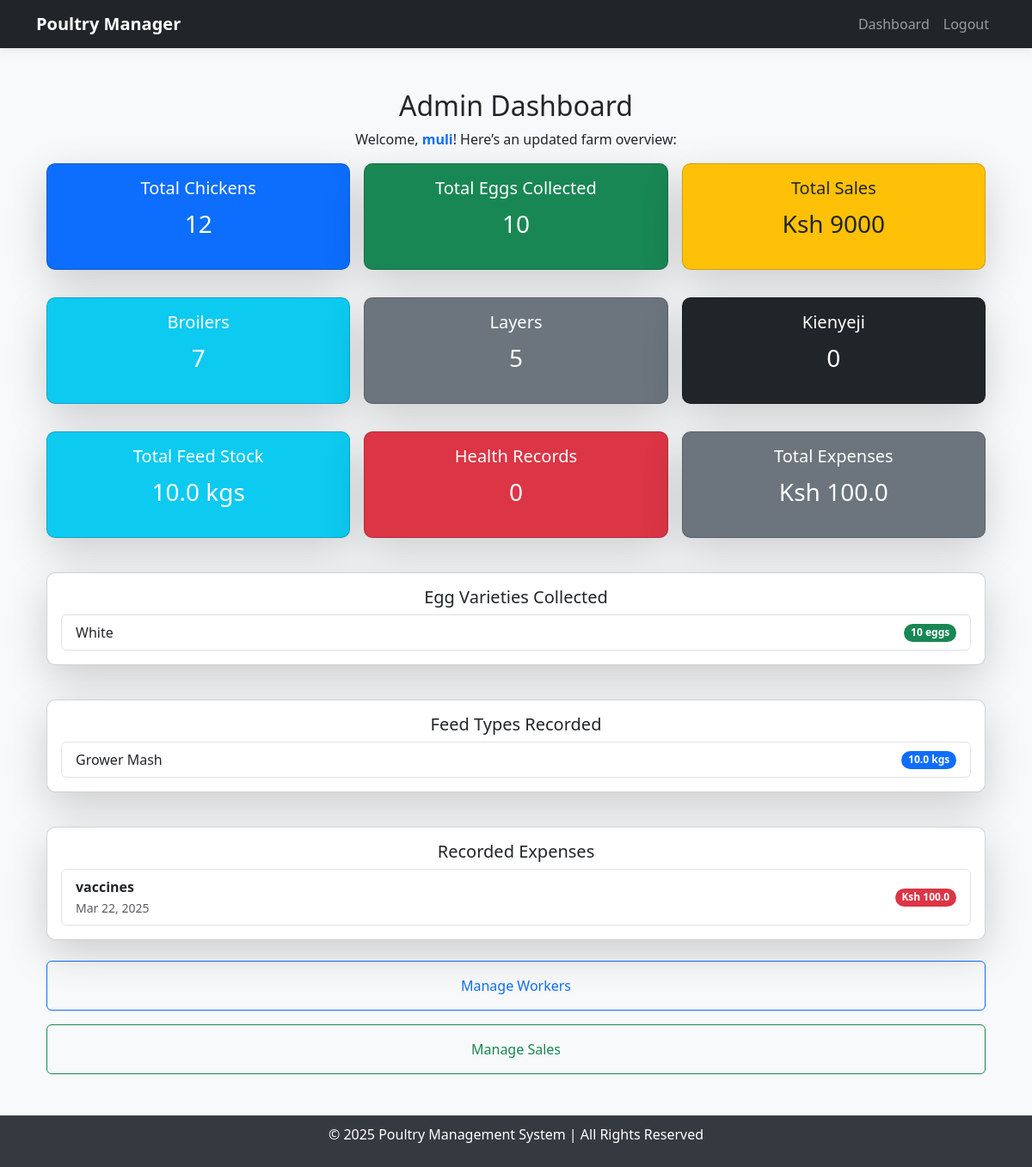
The page /admin_dashboard/ (signed in) on the database as committed earlier.
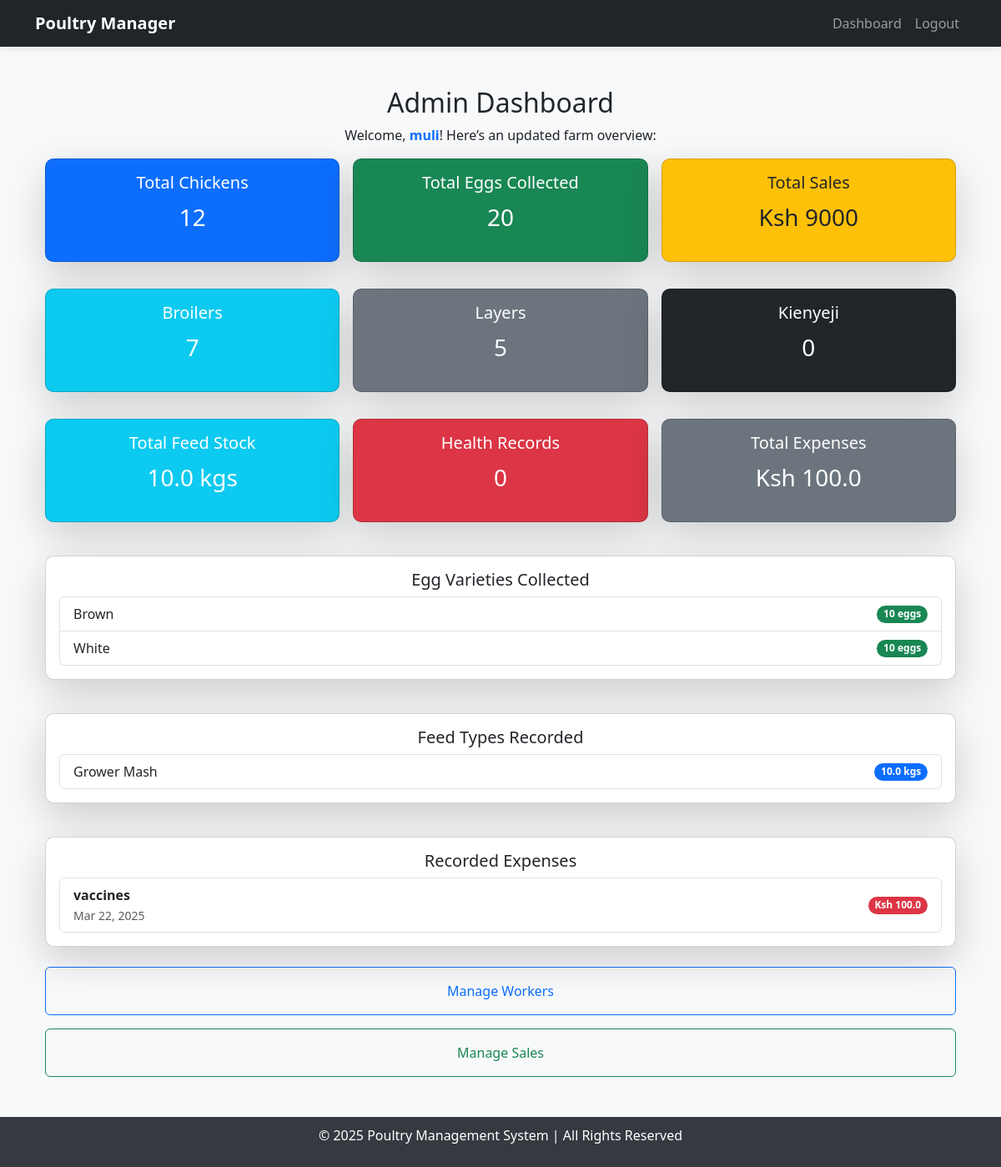
The same page on the database as committed later.
### poultry/models.py (models this page shows, shortened)
class Egg(models.Model):
    VARIETY_CHOICES = [
        ('white', 'White'),
        ('brown', 'Brown'),
        ('organic', 'Organic'),
        ('free_range', 'Free Range'),
    ]
    variety = models.CharField(max_length=20, choices=VARIETY_CHOICES,null=True, blank=True)
    quantity = models.PositiveIntegerField()
    price_per_egg = models.DecimalField(max_digits=10, decimal_places=2, null=True, blank=True)
    collected_date = models.DateField(auto_now_add=True)

class Feed(models.Model):
    FEED_CHOICES = [
        ('Starter Mash', 'Starter Mash'),
        ('Grower Mash', 'Grower Mash'),
        ('Layer Mash', 'Layer Mash'),
        ('Finisher Mash', 'Finisher Mash'),
        ('Other', 'Other'),
    ]
    name = models.CharField(max_length=100, choices=FEED_CHOICES, default='Other')
    custom_name = models.CharField(max_length=255, default="")
    quantity_kg = models.FloatField()
    remaining_kg = models.FloatField(default=0)
    date_purchased = models.DateField(null=True, blank=True)

class Expense(models.Model):
    description = models.CharField(max_length=200)
    amount = models.FloatField()
    related_sale = models.ForeignKey(Sale, on_delete=models.SET_NULL, null=True, blank=True)
    date = models.DateField(auto_now_add=True)

### poultry/views.py (the view)
# urls.py: path('admin_dashboard/', admin_dashboard, name='admin_dashboard'),
@login_required
def admin_dashboard(request):
    if not request.user.is_staff:
        messages.error(request, "Access Denied: You are not authorized to view this page.")
        return redirect('dashboard')
    chickens = Chicken.objects.values('category').annotate(total=Sum('quantity'))
    egg_counts = Egg.objects.values('variety').annotate(total=Sum('quantity'))
    total_chickens = sum(chicken['total'] for chicken in chickens)
    broiler_count = next((ch['total'] for ch in chickens if ch['category'] == 'Broiler'), 0)
    layers_count = next((ch['total'] for ch in chickens if ch['category'] == 'Layer'), 0)
    kienyeji_count = next((ch['total'] for ch in chickens if ch['category'] == 'Kienyeji'), 0)
    total_sales = Sale.objects.aggregate(total=Sum(F('price') * F('quantity')))['total'] or Decimal('0.0')
    total_feeds = Feed.objects.aggregate(total_used=Sum('quantity_kg'))['total_used'] or Decimal('0.0')
    feed_types = Feed.objects.values('name').annotate(total=Sum('quantity_kg'))
    total_expenses = Expense.objects.aggregate(total=Sum("amount"))["total"] or Decimal('0.0')
    total_expenses = Decimal(str(total_expenses))
    net_profit = total_sales - total_expenses
    context = {
        'username': request.user.username,
        'total_chickens': total_chickens,
        'chicken_types': chickens,
        'egg_counts': egg_counts,
        'broiler_count': broiler_count,
        'layers_count': layers_count,
        'kienyeji_count': kienyeji_count,
        'total_eggs': Egg.objects.aggregate(total=Sum('quantity'))['total'] or 0,
        'total_sales': total_sales,
        'total_feeds': total_feeds,
        'feed_types': feed_types,
        'total_expenses': total_expenses,
        'net_profit': net_profit,
        'chickens': Chicken.objects.all(),
        'eggs': Egg.objects.all(),
        'feeds': Feed.objects.all(),
        'sales': Sale.objects.all(),
        'expenses': Expense.objects.all(),
        'health_records': HealthRecord.objects.all(),
    }
    return render(request, 'poultry/admin_dashboard.html', context)

### poultry/templates/poultry/admin_dashboard.html (shortened to what the changed rows need)
{% extends 'base.html' %}
{% block content %}
<div class="container mt-4">
    <h2 class="text-center">Admin Dashboard</h2>
    <div class="row row-cols-1 row-cols-md-2 row-cols-lg-3 g-3">
        <div class="col">
            <div class="card bg-success text-white shadow-lg">
                <div class="card-body text-center">
                    <h5>Total Eggs Collected</h5>
                    <p class="fs-3">{{ total_eggs }}</p>
                </div>
            </div>
        </div>
    </div>
    <div class="row g-3 mt-4">
        <div class="col-12">
            <div class="card shadow-lg">
                <div class="card-body">
                    <ul class="list-group">
                        {% for egg in egg_counts %}
                            <li class="list-group-item d-flex justify-content-between align-items-center">
                                {{ egg.variety|title }}
                                <span class="badge bg-success rounded-pill">{{ egg.total }} eggs</span>
                            </li>
                        {% empty %}
                            <li class="list-group-item text-muted text-center">No egg data recorded</li>
                        {% endfor %}
                    </ul>
                </div>
            </div>
        </div>
    </div>
    <div class="row g-3 mt-4">
        <div class="col-12">
            <div class="card shadow-lg">
                <div class="card-body">
                    <ul class="list-group">
                        {% for feed in feed_types %}
                            <li class="list-group-item d-flex justify-content-between align-items-center">
                                {{ feed.name }}
                                <span class="badge bg-primary rounded-pill">{{ feed.total }} kgs</span>
                            </li>
                        {% empty %}
                            <li class="list-group-item text-muted text-center">No feed data recorded</li>
                        {% endfor %}
                    </ul>
                </div>
            </div>
        </div>
    </div>
    <div class="row g-3 mt-4">
        <div class="col-12">
            <div class="card shadow-lg">
                <div class="card-body">
                    <ul class="list-group">
                        {% for expense in expenses %}
                            <li class="list-group-item d-flex justify-content-between align-items-center">
                                <div>
                                    <strong>{{ expense.description }}</strong>
                                    <br>
                                    <small class="text-muted">{{ expense.date|date:"M d, Y" }}</small>
                                </div>
                                <span class="badge bg-danger rounded-pill">Ksh {{ expense.amount }}</span>
                            </li>
                        {% empty %}
                            <li class="list-group-item text-muted text-center">No expenses recorded</li>
                        {% endfor %}
                    </ul>
                </div>
            </div>
        </div>
    </div>
</div>
{% endblock %}

Rows that differ between the two databases and show on the page:
added Egg: variety "Brown", total "10"
Other text that changed with them:
{{ total_eggs }}: "10" → "20"
